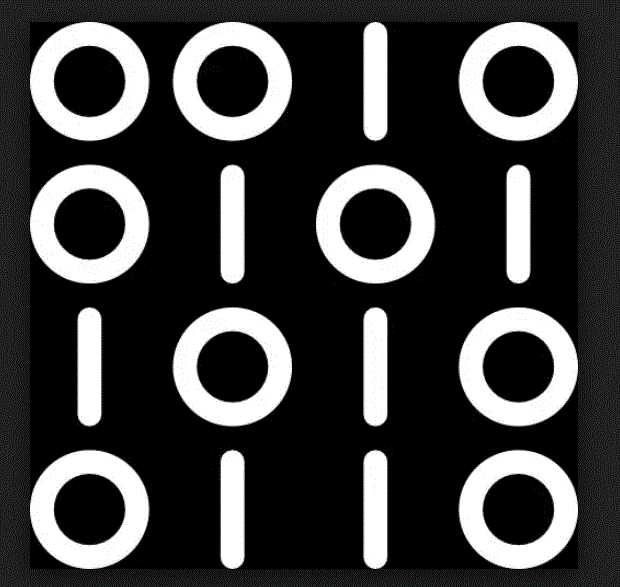
%> input picture Lab8/binary.GIF, 620 x 587 px
$ octave Task5_BoundaryFindingExtandInt.m   (GNU Octave 9; MATLAB toolbox functions it lacks are replaced by stand-ins)
%> lines starting %> are read from the running program, lines starting %| are printed output that depends on the picture
clear all
close all
img=imread('binary.gif');
%> img: size 587x620 uint8; min 0, max 251, mean 62.2
se=strel('square',11);
outputimg=imerode(img,se);
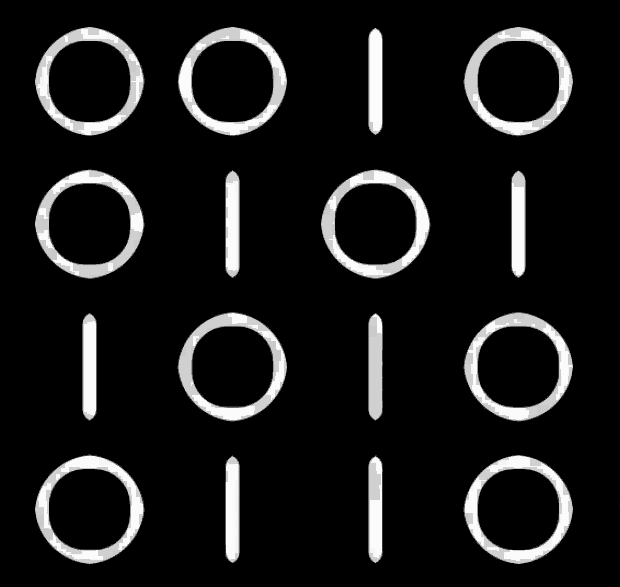
%> outputimg: size 587x620 uint8; min 0, max 251, mean 25.3
ExternalBoundary=img-outputimg;
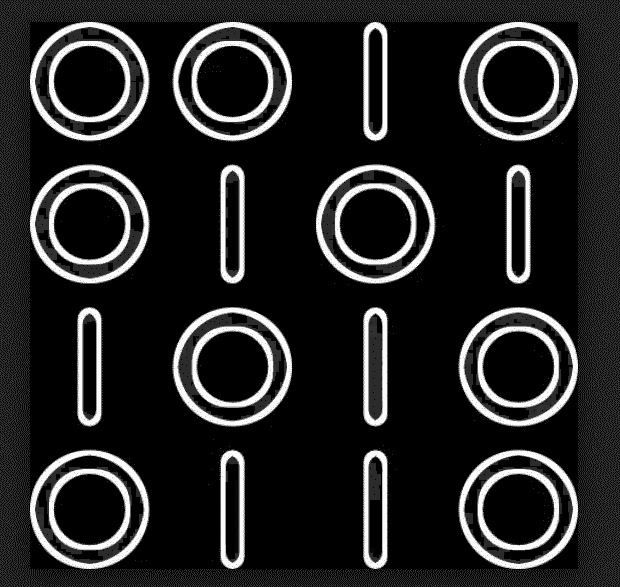
%> ExternalBoundary: size 587x620 uint8; min 0, max 251, mean 36.9

InternalBoundary=outputimg-img;
%> InternalBoundary: size 587x620 uint8; every value is 0
%dilated imag 'and' with not of orignal imag for external boundary
%read erode origanl imag mius for erode image
%imshow(finalimg)
subplot(1,3,1), imshow(img),title('orignal img');
subplot(1,3,2), imshow(ExternalBoundary),title(' External boundaries');
% subplot(1,3,3), imshow(InternalBoundary),title(' Internal boundaries');
